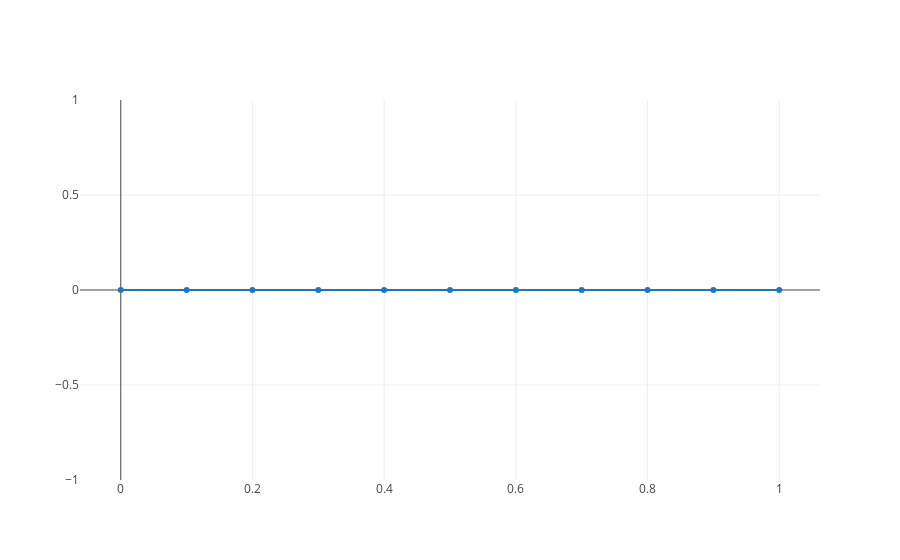

The notebook cell saved with this chart:
### Markdown cell above
The domain $\Omega = [0, 1]$, which we discretize with $n$ segments (or elements) $s_i$

### Code cell
#domain
omega = np.array([0, 1])

#number of bases and elements
n_elements = 10
n_bases = n_elements + 1

#segments
s = np.linspace(omega[0], omega[1], num=n_elements+1)
# s = np.cumsum(np.random.rand(n_elements+1))
s = (s-s[0])/(s[-1]-s[0])

#plot
fig = go.Figure(data=[go.Scatter(x=s, y=np.zeros(s.shape), mode='lines+markers')])
plotly.iplot(fig)

### Figure 1 — Plotly figure (JSON) as saved in the notebook; plotly's stock layout.template omitted (floating-point values rounded to 4 significant figures)
{"data": [{"mode": "lines+markers", "type": "scatter", "uid": "5bc590d5-f80a-4e8c-940f-d0f382f59b82", "x": [0, 0.1, 0.2, 0.3, 0.4, 0.5, 0.6, 0.7, 0.8, 0.9, 1], "y": [0, 0, 0, 0, 0, 0, 0, 0, 0, 0, 0]}], "layout": {}}
